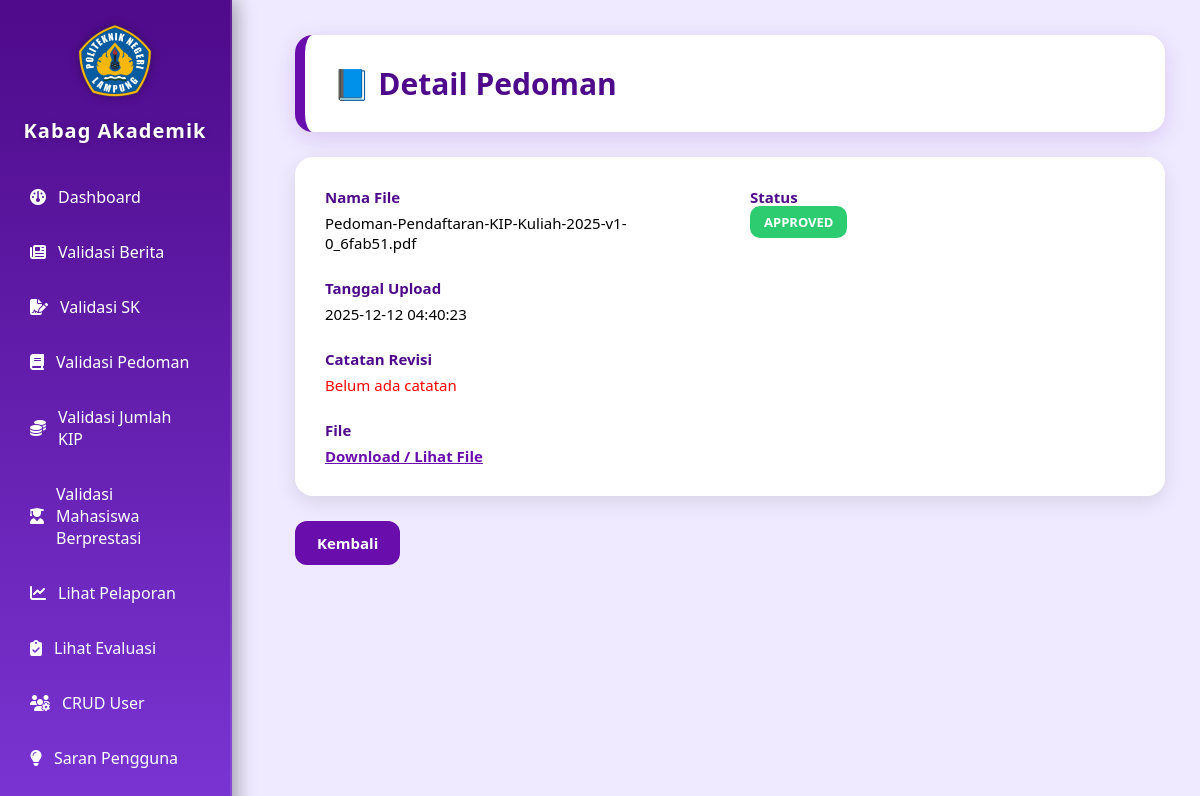
Page /kabag_akademik/validasi_pedoman_detail.php?id=16 (signed in) on the committed database.
### tables this page shows
CREATE TABLE `pedoman` (
  `id_pedoman` int(11) UNSIGNED NOT NULL,
  `nama_file` varchar(255) NOT NULL,
  `file_path` varchar(255) NOT NULL,
  `id_admin` int(11) DEFAULT NULL,
  `status` enum('pending','approved','rejected') NOT NULL DEFAULT 'pending',
  `catatan_revisi` text DEFAULT NULL,
  `approved_by` int(11) UNSIGNED DEFAULT NULL,
  `tanggal_upload` timestamp NOT NULL DEFAULT current_timestamp(),
  `created_at` timestamp NOT NULL DEFAULT current_timestamp(),
  `updated_at` timestamp NULL DEFAULT NULL ON UPDATE current_timestamp()
);

### kabag_akademik/validasi_pedoman_detail.php (the view, shortened to what this page needs)
<?php
include '../koneksi.php';
include 'sidebar.php';
$db = isset($koneksi) ? $koneksi : $conn;
$id = intval($_GET['id']);
$q = mysqli_query($db, "SELECT * FROM pedoman WHERE id_pedoman = $id");
$d = mysqli_fetch_assoc($q);
?>
<div class="content-wrapper">
    <div class="header-card">
        <h2>📘 Detail Pedoman</h2>
    </div>
    <div class="detail-card">
        <div class="detail-grid">
            <div class="detail-item">
                <div class="label">Nama File</div>
                <div class="value"><?= htmlspecialchars($d['nama_file']); ?></div>
            </div>
            <div class="detail-item">
                <div class="label">Status</div>
                <div class="value">
                    <?php
                        $status = strtolower($d['status']);
                        $badgeClass = ($status == "approved") ? "success" :
                                      (($status == "pending") ? "pending" : "danger");
                    ?>
                    <span class="badge <?= $badgeClass; ?>"><?= strtoupper($d['status']); ?></span>
                </div>
            </div>
            <div class="detail-item">
                <div class="label">Tanggal Upload</div>
                <div class="value"><?= $d['tanggal_upload'] ?></div>
            </div>
            <div class="detail-item full">
                <div class="label">Catatan Revisi</div>
                <div class="value">
                    <?= !empty($d['catatan_revisi'])
                        ? nl2br(htmlspecialchars($d['catatan_revisi']))
                        : "<span style='color:red;'>Belum ada catatan</span>"; ?>
                </div>
            </div>
            <div class="detail-item full">
                <div class="label">File</div>
                <div class="value">
                    <?php if(!empty($d['file_path'])): ?>
                        <a href="../<?= htmlspecialchars($d['file_path']); ?>" target="_blank" style="color:#6a0dad; font-weight:bold;">
                            Download / Lihat File
                        </a>
                    <?php else: ?>
                        Tidak ada file
                    <?php endif; ?>
                </div>
            </div>
        </div>
    </div>
    <a href="validasi_pedoman.php" class="btn-back">Kembali</a>
</div>

### kabag_akademik/validasi_pedoman_detail.php (style rules this page uses)
.content-wrapper { margin-left: 260px; padding: 35px; }
.header-card { background: #ffffff; padding: 28px; border-radius: 18px; border-left: 10px solid #6a0dad; box-shadow: 0 6px 22px rgba(106, 13, 173, 0.15); margin-bottom: 25px; }
.header-card h2 { margin: 0; font-size: 30px; font-weight: 800; color: #4e0a8a; }
.detail-card { background: #ffffff; padding: 30px; border-radius: 18px; box-shadow: 0 6px 20px rgba(0,0,0,0.1); margin-bottom: 25px; }
.detail-grid { display: grid; grid-template-columns: 1fr 1fr; gap: 25px 40px; }
.detail-item .label { font-weight: 700; color: #4e0a8a; font-size: 15px; }
.detail-item .value { margin-top: 6px; font-size: 15px; }
.full { grid-column: span 2; }
.badge { padding: 7px 14px; border-radius: 10px; font-size: 13px; font-weight: 700; color: #fff; }
.success { background: #2ecc71; }
.btn-back { padding: 12px 22px; background: #6a0dad; color: white; border-radius: 12px; font-size: 15px; font-weight: 600; text-decoration: none; display: inline-block; transition: 0.2s; }

### rows in the picture
pedoman: nama_file "Pedoman-Pendaftaran-KIP-Kuliah-2025-v1-0_6fab51.pdf", status "APPROVED", tanggal_upload "2025-12-12 04:40:23"
